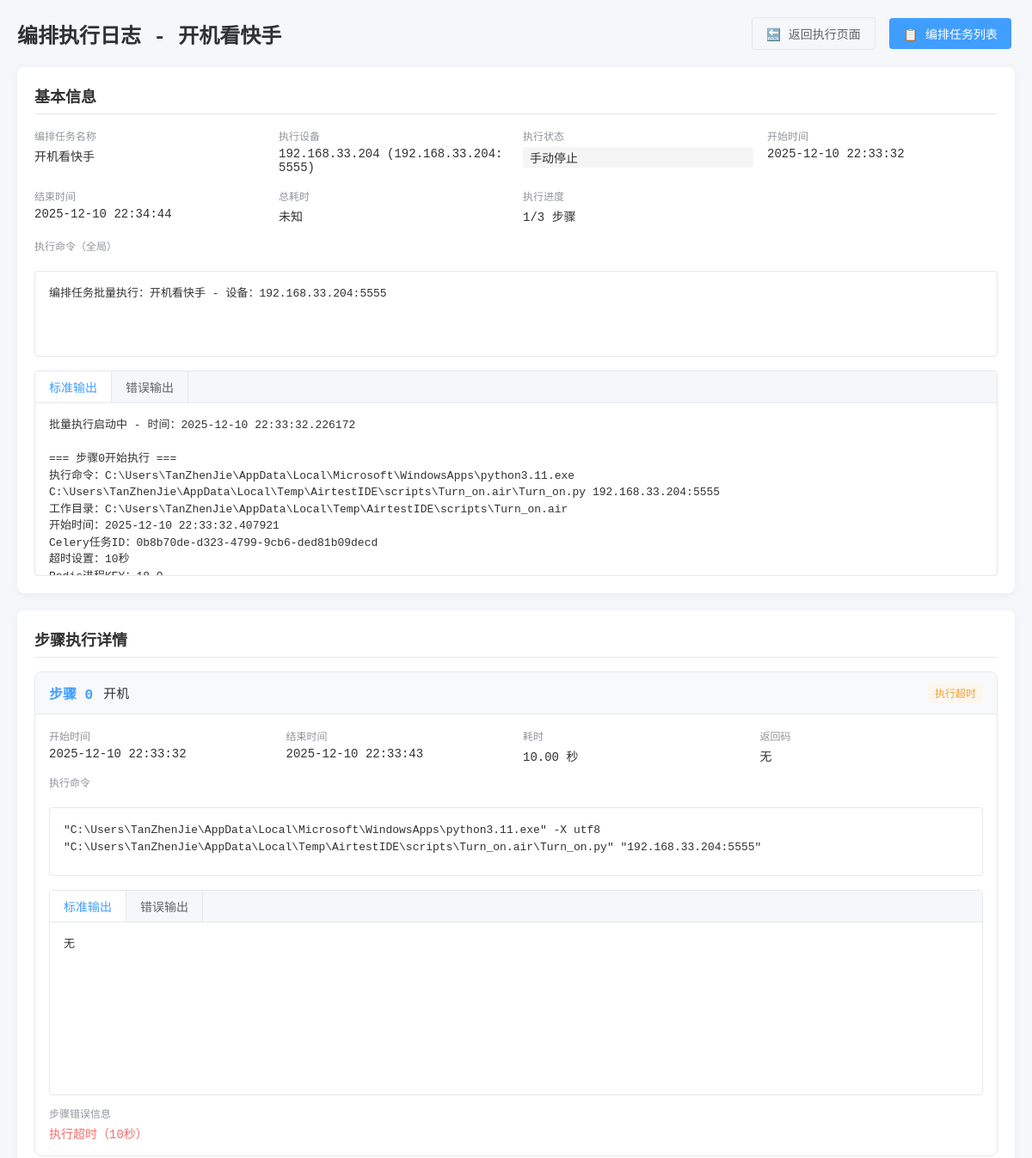
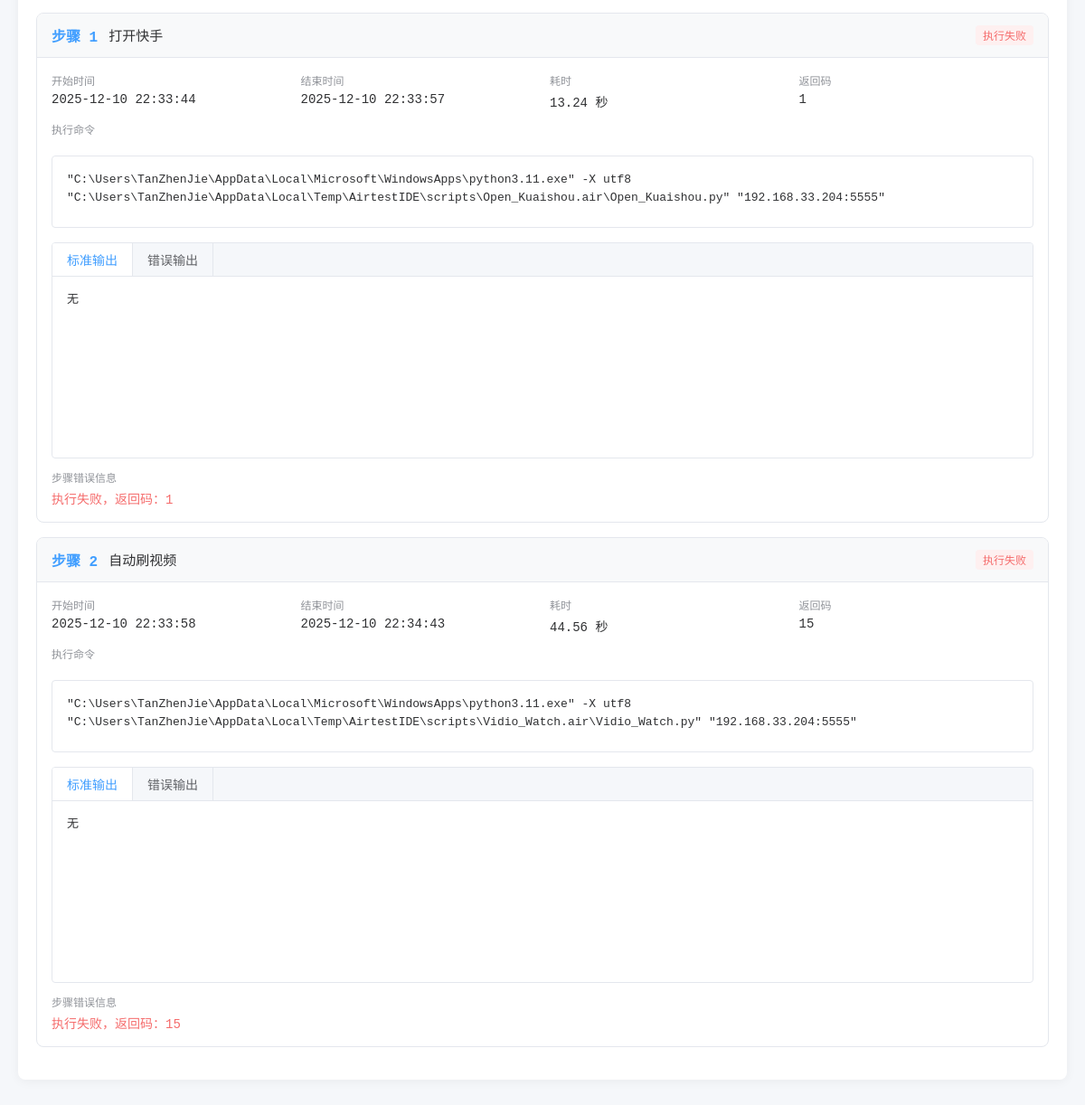
The app's page /task_orchestration/log/18/ with its own data (2 pictures, top to bottom).
### task_orchestration/models.py (models this page shows, shortened)
class OrchestrationLog(models.Model):
    EXEC_STATUS = (
        ("running", "执行中"),
        ("completed", "已完成"),
        ("part_failed", "部分失败"),
        ("failed", "执行失败"),
        ("stopped", "手动停止"),
    )
    orchestration = models.ForeignKey(
        OrchestrationTask,
        on_delete=models.CASCADE,
        related_name="logs",
        verbose_name="关联编排任务"
    )
    device = models.ForeignKey(
        ADBDevice,
        on_delete=models.CASCADE,
        verbose_name="执行设备",
        default=1
    )
    exec_status = models.CharField("执行状态", max_length=20, choices=EXEC_STATUS, default="running")
    exec_command = models.TextField("执行命令", blank=True, null=True)  # 新增
    stdout = models.TextField("标准输出", blank=True, null=True)  # 新增
    stderr = models.TextField("错误输出", blank=True, null=True)  # 新增
    exec_duration = models.FloatField("执行耗时(秒)", blank=True, null=True)  # 新增
    total_steps = models.PositiveIntegerField("总步骤数")
    completed_steps = models.PositiveIntegerField("已完成步骤数", default=0)
    error_msg = models.TextField("错误信息", blank=True, null=True)
    start_time = models.DateTimeField("开始时间", default=timezone.now)
    end_time = models.DateTimeField("结束时间", blank=True, null=True)
    class Meta:
        verbose_name = "编排执行日志"
        verbose_name_plural = "编排执行日志管理"
        ordering = ["-start_time"]

class OrchestrationTask(models.Model):
    TASK_STATUS = (
        ("draft", "草稿"),
        ("active", "已激活"),
        ("disabled", "已禁用"),
    )
    name = models.CharField("编排任务名称", max_length=100, unique=True)
    description = models.TextField("描述", blank=True, null=True)
    status = models.CharField("状态", max_length=20, choices=TASK_STATUS, default="draft")
    create_time = models.DateTimeField("创建时间", default=timezone.now)
    update_time = models.DateTimeField("更新时间", auto_now=True)
    class Meta:
        verbose_name = "编排任务"
        verbose_name_plural = "编排任务管理"
        ordering = ["-create_time"]

class StepExecutionLog(models.Model):
    EXEC_STATUS = (
        ("pending", "待执行"),
        ("running", "执行中"),
        ("completed", "已完成"),
        ("timeout", "执行超时"),
        ("failed", "执行失败"),
        ("stopped", "已停止"),
        ("error", "系统错误"),
    )
    orchestration_log = models.ForeignKey(
        OrchestrationLog,
        on_delete=models.CASCADE,
        related_name="step_logs",
        verbose_name="所属编排日志"
    )
    step = models.ForeignKey(
        TaskStep,
        on_delete=models.CASCADE,
        verbose_name="关联步骤"
    )
    exec_status = models.CharField("执行状态", max_length=20, choices=EXEC_STATUS, default="pending")
    exec_command = models.TextField("执行命令", blank=True, null=True)  # 新增
    stdout = models.TextField("标准输出", blank=True, null=True)  # 新增
    stderr = models.TextField("错误输出", blank=True, null=True)  # 新增
    return_code = models.IntegerField("返回码", blank=True, null=True)  # 新增
    exec_duration = models.FloatField("执行耗时(秒)", blank=True, null=True)  # 新增
    error_msg = models.TextField("步骤错误信息", blank=True, null=True)
    start_time = models.DateTimeField("开始时间", default=timezone.now)
    end_time = models.DateTimeField("结束时间", blank=True, null=True)
    class Meta:
        verbose_name = "步骤执行日志"
        verbose_name_plural = "步骤执行日志管理"
        ordering = ["step__execution_order"]

class TaskStep(models.Model):
    orchestration = models.ForeignKey(
        OrchestrationTask,
        on_delete=models.CASCADE,
        related_name="steps",
        verbose_name="所属编排任务"
    )
    script_task = models.ForeignKey(
        ScriptTask,
        on_delete=models.CASCADE,
        verbose_name="关联脚本任务"
    )
    execution_order = models.PositiveIntegerField("执行顺序")
    run_duration = models.PositiveIntegerField("运行时长(秒)", help_text="指定该子任务运行多久后自动停止")
    create_time = models.DateTimeField("创建时间", default=timezone.now)
    class Meta:
        verbose_name = "子任务步骤"
        verbose_name_plural = "子任务步骤管理"
        ordering = ["execution_order"]
        unique_together = ["orchestration", "execution_order"]  # 确保同编排任务内顺序唯一

### adb_manager/models.py (models this page shows, shortened)
class ADBDevice(BaseModel):
    device_name = models.CharField(
        "设备名称",
        max_length=50,
        help_text="如：游戏手机1"
    )
    device_ip = models.GenericIPAddressField(
        "设备IP",
        blank=True,
        null=True,
        help_text="局域网IP（序列号连接时可不填），如192.168.3.100"
    )
    device_port = models.IntegerField(
        "ADB端口",
        default=5555,
        blank=True,
        null=True,
        help_text="默认5555（序列号连接时可不填）"
    )
    device_serial = models.CharField(
        "设备序列号",
        max_length=100,
        blank=True,
        null=True,
        help_text="ADB设备序列号（优先使用），如10AF5E1AKU003NR或192.168.3.100:5555"
    )
    is_active = models.BooleanField("是否启用监控", default=True)
    user = models.ForeignKey(
        CustomUser,
        on_delete=models.SET_NULL,
        null=True,
        blank=True,
        verbose_name="关联用户",
        help_text="绑定该设备的用户（为空则所有用户可操作）"
    )
    class Meta:
        verbose_name = "ADB设备"
        verbose_name_plural = "ADB设备管理"
        unique_together = ("device_ip", "device_port")
    @property
    def adb_connect_str(self):
        if self.device_serial and self.device_serial.strip():
            return self.device_serial.strip()
        if self.device_ip and self.device_port:
            return f"{self.device_ip}:{self.device_port}"
        return ""  # 修复：返回空字符串而非None

### script_center/models.py (models this page shows, shortened)
class ScriptTask(models.Model):
    TASK_STATUS = (
        ("draft", "草稿"),
        ("active", "已激活"),
        ("disabled", "已禁用"),
    )
    task_name = models.CharField("任务名称", max_length=100, unique=True, help_text="如：自动化测试任务1")
    task_desc = models.TextField("任务描述", blank=True, null=True, help_text="任务详细说明")
    python_path = models.CharField("Python解释器路径", max_length=500,
                                  default=r"C:\Users\TanZhenJie\AppData\Local\Microsoft\WindowsApps\python3.11.exe",
                                  help_text="Python.exe的完整路径")
    script_path = models.CharField("脚本文件路径", max_length=500,
                                  help_text="如：C:\\test\\test4.py（指向.py文件）")
    airtest_mode = models.BooleanField("是否使用Airtest模式", default=False,
                                      help_text="勾选则用airtest run方式执行")
    log_path = models.CharField("日志保存路径", max_length=500, blank=True, null=True,
                               default="./logs", help_text="脚本执行日志保存路径")
    status = models.CharField("任务状态", max_length=20, choices=TASK_STATUS, default="active")
    create_time = models.DateTimeField("创建时间", default=timezone.now)
    update_time = models.DateTimeField("更新时间", auto_now=True)
    class Meta:
        verbose_name = "脚本任务"
        verbose_name_plural = "脚本任务管理"
        ordering = ["-create_time"]

### task_orchestration/views.py (the view)
# urls.py: path('log/<int:log_id>/', views.OrchestrationLogDetailView.as_view(), name='log_detail'),
class OrchestrationLogDetailView(View):
    def get(self, request, log_id):
        orch_log = get_object_or_404(OrchestrationLog, id=log_id)
        step_logs = orch_log.step_logs.all().order_by("step__execution_order")
        if orch_log.exec_duration:
            orch_log.exec_duration_str = f"{orch_log.exec_duration:.2f}秒"
        else:
            orch_log.exec_duration_str = "未知"
        context = {
            "page_title": f"编排执行日志 - {orch_log.orchestration.name}",
            "orch_log": orch_log,
            "step_logs": step_logs
        }
        return render(request, "task_orchestration/log_detail.html", context)

### task_orchestration/templates/task_orchestration/log_detail.html (shortened to what this page needs)
{% load static %}
<!DOCTYPE html>
<html lang="zh-CN">
<head>
</head>
<body>
    <div class="header">
        <h1>{{ page_title }}</h1>
        <div>
            <a href="{% url 'task_orchestration:execute_orchestration' %}" class="btn btn-default">🔙 返回执行页面</a>
            <a href="{% url 'task_orchestration:list' %}" class="btn btn-primary">📋 编排任务列表</a>
        </div>
    </div>
    <div class="card">
        <div class="card-title">基本信息</div>
        <div class="info-grid">
            <div class="info-item">
                <label>编排任务名称</label>
                <span>{{ orch_log.orchestration.name }}</span>
            </div>
            <div class="info-item">
                <label>执行设备</label>
                <span>{{ orch_log.device.device_name }} ({{ orch_log.device.adb_connect_str }})</span>
            </div>
            <div class="info-item">
                <label>执行状态</label>
                <span class="status-badge status-{{ orch_log.exec_status }}">
                    {{ orch_log.get_exec_status_display }}
                </span>
            </div>
            <div class="info-item">
                <label>开始时间</label>
                <span>{{ orch_log.start_time|date:"Y-m-d H:i:s" }}</span>
            </div>
            <div class="info-item">
                <label>结束时间</label>
                <span>{{ orch_log.end_time|date:"Y-m-d H:i:s"|default:"执行中" }}</span>
            </div>
            <div class="info-item">
                <label>总耗时</label>
                <span>{{ orch_log.exec_duration_str }}</span>
            </div>
            <div class="info-item">
                <label>执行进度</label>
                <span>{{ orch_log.completed_steps }}/{{ orch_log.total_steps }} 步骤</span>
            </div>
        </div>
        <div class="info-item" style="margin-top: 16px;">
            <label>执行命令（全局）</label>
            <div class="log-content" style="height: auto; max-height: 100px;">
                <div class="log-tab-content">{{ orch_log.exec_command|default:"无" }}</div>
            </div>
        </div>
        <div class="log-content" style="margin-top: 16px;">
            <div class="log-tab">
                <div class="log-tab-item active" onclick="switchTab('stdout')">标准输出</div>
                <div class="log-tab-item" onclick="switchTab('stderr')">错误输出</div>
            </div>
            <div id="stdout" class="log-tab-content">{{ orch_log.stdout|default:"无" }}</div>
        </div>
    </div>
    <div class="card">
        <div class="card-title">步骤执行详情</div>
        {% for step_log in step_logs %}
        <div class="step-card">
            <div class="step-header">
                <div class="step-header-left">
                    <div class="step-order">步骤 {{ step_log.step.execution_order }}</div>
                    <div class="step-name">{{ step_log.step.script_task.task_name }}</div>
                </div>
                <span class="status-badge status-{{ step_log.exec_status }}">
                    {{ step_log.get_exec_status_display }}
                </span>
            </div>
            <div class="step-body">
                <div class="info-grid" style="margin-bottom: 12px;">
                    <div class="info-item">
                        <label>开始时间</label>
                        <span>{{ step_log.start_time|date:"Y-m-d H:i:s" }}</span>
                    </div>
                    <div class="info-item">
                        <label>结束时间</label>
                        <span>{{ step_log.end_time|date:"Y-m-d H:i:s"|default:"执行中" }}</span>
                    </div>
                    <div class="info-item">
                        <label>耗时</label>
                        <span>{{ step_log.exec_duration|default:0|floatformat:2 }} 秒</span>
                    </div>
                    <div class="info-item">
                        <label>返回码</label>
                        <span>{{ step_log.return_code|default:"无" }}</span>
                    </div>
                </div>
                <div class="info-item" style="margin-bottom: 12px;">
                    <label>执行命令</label>
                    <div class="log-content" style="height: auto; max-height: 80px;">
                        <div class="log-tab-content">{{ step_log.exec_command|default:"无" }}</div>
                    </div>
                </div>
                <div class="log-content">
                    <div class="log-tab">
                        <div class="log-tab-item active" onclick="switchStepTab('step{{ step_log.id }}-stdout', this)">标准输出</div>
                        <div class="log-tab-item" onclick="switchStepTab('step{{ step_log.id }}-stderr', this)">错误输出</div>
                    </div>
                    <div id="step{{ step_log.id }}-stdout" class="log-tab-content">{{ step_log.stdout|default:"无" }}</div>
                </div>
                {% if step_log.error_msg %}
                <div class="info-item" style="margin-top: 12px;">
                    <label>步骤错误信息</label>
                    <span style="color: #f56c6c; font-weight: normal;">{{ step_log.error_msg }}</span>
                </div>
                {% endif %}
            </div>
        </div>
        {% empty %}
        <div style="text-align: center; padding: 20px; color: #909399;">
            暂无步骤执行日志
        </div>
        {% endfor %}
    </div>
</body>
</html>

### task_orchestration/templates/task_orchestration/log_detail.html (style rules this page uses)
* { margin: 0; padding: 0; box-sizing: border-box; }
body { padding: 20px; background-color: #f5f7fa; font-family: "Microsoft YaHei", monospace; font-size: 14px; }
.header { display: flex; justify-content: space-between; align-items: center; margin-bottom: 20px; flex-wrap: wrap; gap: 10px; }
.header h1 { color: #303133; font-size: 24px; font-weight: 600; }
.btn { padding: 8px 16px; border: none; border-radius: 4px; cursor: pointer; font-size: 14px; text-decoration: none; display: inline-block; margin: 0 4px; transition: background-color 0.2s; }
.btn-primary { background-color: #409eff; color: #fff; }
.btn-default { background-color: #f5f7fa; color: #606266; border: 1px solid #e4e7ed; }
.card { background-color: #fff; border-radius: 8px; box-shadow: 0 2px 12px 0 rgba(0, 0, 0, 0.05); padding: 20px; margin-bottom: 20px; }
.card-title { font-size: 18px; font-weight: 600; color: #303133; margin-bottom: 16px; padding-bottom: 8px; border-bottom: 1px solid #e4e7ed; }
.info-grid { display: grid; grid-template-columns: repeat(auto-fill, minmax(250px, 1fr)); gap: 16px; margin-bottom: 16px; }
.info-item { display: flex; flex-direction: column; }
.info-item label { color: #909399; font-size: 12px; margin-bottom: 4px; }
.info-item span { color: #303133; font-size: 14px; font-weight: 500; word-break: break-all; }
.status-badge { display: inline-block; padding: 2px 8px; border-radius: 4px; font-size: 12px; font-weight: 500; }
.status-failed { background-color: #fef0f0; color: #f56c6c; }
.status-stopped { background-color: #f5f5f5; color: #909399; }
.status-timeout { background-color: #fdf6ec; color: #e6a23c; }
.log-content { margin-top: 16px; border: 1px solid #e4e7ed; border-radius: 4px; overflow: hidden; }
.log-tab { display: flex; background-color: #f5f7fa; border-bottom: 1px solid #e4e7ed; }
.log-tab-item { padding: 8px 16px; cursor: pointer; border-right: 1px solid #e4e7ed; font-weight: 500; color: #606266; }
.log-tab-item.active { background-color: #fff; color: #409eff; }
.log-tab-content { padding: 16px; height: 200px; overflow-y: auto; white-space: pre-wrap; font-family: Consolas, monospace; font-size: 13px; line-height: 1.5; color: #303133; }
.step-card { border: 1px solid #e4e7ed; border-radius: 8px; margin-bottom: 16px; overflow: hidden; }
.step-header { background-color: #f8f9fa; padding: 12px 16px; display: flex; justify-content: space-between; align-items: center; border-bottom: 1px solid #e4e7ed; }
.step-header-left { display: flex; align-items: center; gap: 12px; }
.step-order { font-size: 16px; font-weight: 600; color: #409eff; }
.step-name { font-size: 15px; font-weight: 500; color: #303133; }
.step-body { padding: 16px; }

### records on screen
OrchestrationLog: orchestration.name "开机看快手", device.device_name "192.168.33.204", device.adb_connect_str "192.168.33.204:5555", exec_status "手动停止", start_time "2025-12-10 22:33:32", end_time "2025-12-10 22:34:44", exec_duration_str "未知", completed_steps "1", total_steps "3", exec_command "编排任务批量执行：开机看快手 - 设备：192.168.33.204:5555", stdout "批量执行启动中 - 时间：2025-12-10 22:33:32.226172 === 步骤0开始执行 === 执行命令：C:\\Users\\TanZhenJie\\AppData\\Local\\Microsoft\\WindowsApps\\python3.11.exe C:\\Users\\TanZhenJie\\AppData\\Local\\Temp\\AirtestIDE\\scripts\\Turn_on.air\\Turn_on.py 192.168.33.204:5555 工作目录：C:\\Users\\TanZhenJie\\AppData\\Local\\Temp\\AirtestIDE\\scripts\\Turn_on.air 开始时间：2025-12-10 22:33:32.407921 Celery任务ID：0b8b70de-d323-4799-9cb6-ded81b09decd 超时设置：10秒…"
StepExecutionLog: step.execution_order "0", step.script_task.task_name "开机", exec_status "执行超时", start_time "2025-12-10 22:33:32", end_time "2025-12-10 22:33:43", exec_duration "10.00", return_code "无", exec_command "\"C:\\Users\\TanZhenJie\\AppData\\Local\\Microsoft\\WindowsApps\\python3.11.exe\" -X utf8 \"C:\\Users\\TanZhenJie\\AppData\\Local\\Temp\\AirtestIDE\\scripts\\Turn_on.air\\Turn_on.py\" \"192.168.33.204:5555\"", stdout "无", error_msg "执行超时（10秒）"
StepExecutionLog: step.execution_order "1", step.script_task.task_name "打开快手", exec_status "执行失败", start_time "2025-12-10 22:33:44", end_time "2025-12-10 22:33:57", exec_duration "13.24", return_code "1", exec_command "\"C:\\Users\\TanZhenJie\\AppData\\Local\\Microsoft\\WindowsApps\\python3.11.exe\" -X utf8 \"C:\\Users\\TanZhenJie\\AppData\\Local\\Temp\\AirtestIDE\\scripts\\Open_Kuaishou.air\\Open_Kuaishou.py\" \"192.168.33.204:5555\"", stdout "无", error_msg "执行失败，返回码：1"
StepExecutionLog: step.execution_order "2", step.script_task.task_name "自动刷视频", exec_status "执行失败", start_time "2025-12-10 22:33:58", end_time "2025-12-10 22:34:43", exec_duration "44.56", return_code "15", exec_command "\"C:\\Users\\TanZhenJie\\AppData\\Local\\Microsoft\\WindowsApps\\python3.11.exe\" -X utf8 \"C:\\Users\\TanZhenJie\\AppData\\Local\\Temp\\AirtestIDE\\scripts\\Vidio_Watch.air\\Vidio_Watch.py\" \"192.168.33.204:5555\"", stdout "无", error_msg "执行失败，返回码：15"

### other values on screen
{{ page_title }} "编排执行日志 - 开机看快手"
